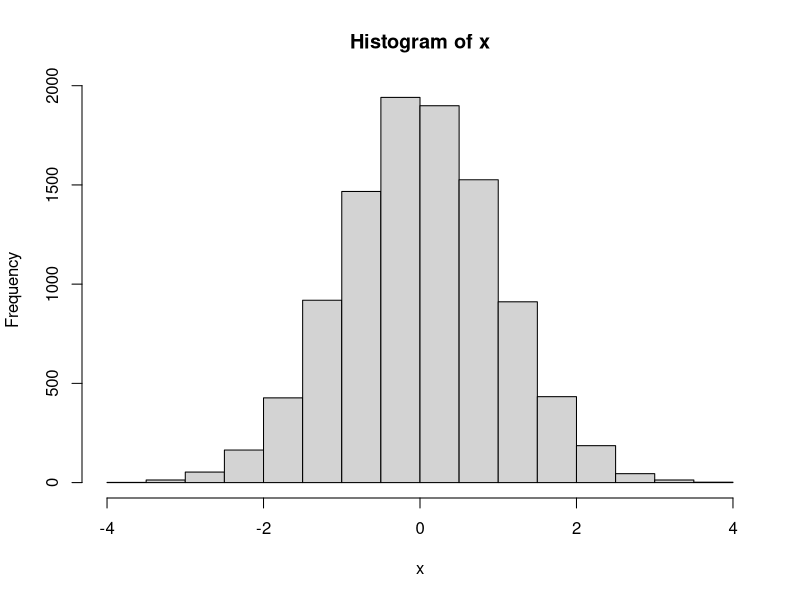

Here is the R script that generated this plot: (Note: this script raises an error after producing the figure.)
## ---- chunk 1
x <- rnorm(10000)
hist(x)  # this is a histogram

t.test(x)
## ---- chunk 2
sleep1 <- sleep[sleep$group == 1,  ]
sleep2 <- sleep[sleep$group == 2,  ]
sleep1
sleep2
sleep.reassembled <- rbind(sleep1, sleep2)
sleep.reassembled

# rbind_list
library(dplyr)
sleep2b <- sleep2
sleep2b$new.column <- "other data"
# rbind(sleep1, sleep2b) # doesn't work
data.frame(rbind_list(sleep1, sleep2b)) # from dplyr package
rbind_all(list(sleep1, sleep2b))

sleep.left <- sleep[, 1:2]
sleep.left
sleep.ID <- sleep[, 3]
sleep.ID
sleep.reassembled.2 <- cbind(sleep.left, sleep.ID)
sleep.reassembled.2
## ---- chunk 3
subject.info <- data.frame(ID = 3:12, gender = c("male", "male", "female", "female", "female", "female", "male", "female", "male", "male"))
subject.info

sleep.merged <- merge(sleep, subject.info)
sleep
sleep.merged
nrow(sleep)
nrow(sleep.merged)

mysleep <- sleep
mysleep$ID <- as.numeric(mysleep$ID)

sleep.merged2 <- merge(mysleep, subject.info, all = TRUE)
sleep.merged2

## ---- chunk 4
mysleep
mysleep$Study <- "Study1"
mysleep$noise <- rnorm(20)
mysleep
## ---- chunk 5
mysleep <- sleep
mysleep$extra2 <- mysleep$extra * 2
mysleep$extra3 <- log(mysleep$extra + 10)
mysleep
mysleep$extra2 <- mysleep$extra2 - 4
mysleep
mysleep$extra2 <- NULL  # deletes the column
mysleep
mysleep$extra3 <- NA
mysleep
mysleep$three <- 3
mysleep
# mysleep$four <- c(1, 2, 3) # doesn't work
mysleep$five <- c(1, 2, 3, 4) # does work (recycling)
mysleep

rep(2, 10)
rep(2:4, 10)
rep(2:4, each = 10)

rep(1:2, each = 5)

## ---- chunk 6
mysleep <- sleep
summary(mysleep)
levels(mysleep$ID)
summary(mysleep$ID)

mysleep.1 <- subset(mysleep, group == "1")
# mysleep.1 <- mysleep[mysleep$group == "1", ]
mysleep.1 <- subset(mysleep.1, !ID == "3")
# mysleep.1 <- subset(mysleep, group == 1 & !ID == 3)
# mysleep.1 <- mysleep[mysleep$group == 1 & !mysleep$ID == 3, ]
summary(mysleep.1$ID)
summary(mysleep.1$group)

mysleep.2 <- droplevels(mysleep.1)
summary(mysleep.2$ID)
summary(mysleep.2$group)
## ---- chunk 7
mysleep <- sleep
summary(mysleep)

levels(mysleep$group)
levels(mysleep$group) <- c("pre", "post")  # changes LABELS of the levels
levels(mysleep$group)
mysleep

# levels(mysleep$group) <- c("post", "pre")  # DOESN'T CHANGE ORDER!
# levels(mysleep$group)
# mysleep
# mysleep$group <- factor(mysleep$group, levels = c("post", "pre"))

mysleep$group <- relevel(mysleep$group, "post")  # changes order
levels(mysleep$group)
summary(mysleep)
mysleep

# avoid reorder() except for special cases

mysleep$ID <- factor(mysleep$ID, levels = c("2", "3", "1", "5", "10", "7", "9", "8", "4", "6"))
levels(mysleep$ID)
mysleep

mysleep$IDlevelnum <- as.numeric(mysleep$ID)
mysleep

## ---- chunk 8
# install.packages("reshape2")
library(reshape2)
## ---- chunk 9
mysleep <- sleep
mysleep
levels(mysleep$group) <- c("pre", "post")
mysleep.cast <- dcast(mysleep, ID ~ group, value.var = "extra")
mysleep.cast

myff <- french_fries
head(myff)
# ?melt.data.frame
myff.melt <- melt(myff, id.vars = 1:4)
myff.melt <- melt(myff, id.vars = c("time", "treatment", "subject", "rep"))
myff.melt <- melt(myff, measure.vars = 5:9)
myff.melt <- melt(myff, measure.vars = c("buttery", "potato", "grassy", "rancid", "painty"))
head(myff.melt)
summary(myff.melt)

myff.melt <- melt(myff, id.vars = 1:4, value.name = "rating", variable.name = "taste")
head(myff.melt)
summary(myff.melt)

recastff <- dcast(myff.melt, time + treatment + subject + rep ~ taste, 
                  value.var = "rating")
summary(recastff)
## ---- chunk 10
aggregateff <- dcast(myff.melt, treatment ~ taste, 
                  value.var = "rating", fun.aggregate = mean, na.rm = TRUE)

aggregateff

aggregateff2 <- dcast(myff.melt, treatment + taste ~ ., 
                  value.var = "rating", fun.aggregate = mean, na.rm = TRUE)
colnames(aggregateff2)[3] <- "mean.rating"

aggregateff2

## ---- chunk 11
aggregateff3 <- group_by(myff.melt, treatment, taste) %>% summarize(mean.rating = mean(rating, na.rm = TRUE))

aggregateff3
identical(aggregateff2, aggregateff3)
identical(aggregateff2, as.data.frame(aggregateff3))

## ---- chunk 12
x <- 1:10
mean(log(x + 2))

(x + 2) %>% log() %>% mean()

summarize(group_by(myff.melt, treatment, taste), mean.rating = mean(rating, na.rm = TRUE))

group_by(myff.melt, treatment, taste) %>%
  summarize(mean.rating = mean(rating, na.rm = TRUE))

## ---- chunk 13
sleep[sleep$group == 1, ]
filter(sleep, group == 1) # same results

sleep[sleep$group == 1 & sleep$extra > 0.2, ]
filter(sleep, group == 1, extra > 0.2) # same results

sleep[, c("ID", "extra")]
select(sleep, ID, extra)
select(sleep, 3, 1)
select(sleep, c(3, 1))
# select(sleep, c("ID", "extra")) # doesn't work

## ---- chunk 14
library(tidyr)
spread(mysleep, group, extra)
gather(mysleep.cast, time, extra.sleep, c(pre,post))
## ---- chunk 15
mysleep <- sleep
oldnames <- colnames(mysleep)
mycolnames <- c("extraSleep", "experimentalGroup", "subjectID")
colnames(mysleep) <- mycolnames
data.frame(oldnames, mycolnames)

## ---- chunk 16
myff <- french_fries
results <- lm(potato ~ treatment, data = myff)
results
summary(results)
plot(results)
class(results)
names(results)
str(results)
plot(results$residuals)
results.summary <- summary(results)
names(results.summary)
results.summary$adj.r.squared
results.summary$coefficients
class(results.summary$coefficients)
condition.pvals <- results.summary$coefficients[2:3, "Pr(>|t|)"]
condition.pvals

str(summary(results))
# ?lm
